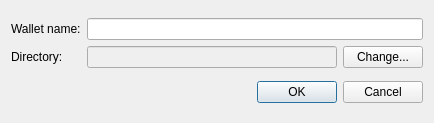
<?xml version="1.0" encoding="UTF-8"?>
<ui version="4.0">
 <class>NewWalletDialog</class>
 <widget class="QDialog" name="NewWalletDialog">
  <property name="geometry">
   <rect>
    <x>0</x>
    <y>0</y>
    <width>434</width>
    <height>123</height>
   </rect>
  </property>
  <property name="windowTitle">
   <string>New wallet</string>
  </property>
  <property name="windowIcon">
   <iconset resource="../resources/resource.qrc">
    <normaloff>:/kwallet.png</normaloff>:/kwallet.png</iconset>
  </property>
  <layout class="QVBoxLayout" name="main_layout">
   <item>
    <layout class="QGridLayout" name="grid_layout">
     <item row="1" column="0">
      <widget class="QLabel" name="label_directory">
       <property name="text">
        <string>Directory:</string>
       </property>
      </widget>
     </item>
     <item row="0" column="0">
      <widget class="QLabel" name="label_wallet">
       <property name="text">
        <string>Wallet name:</string>
       </property>
      </widget>
     </item>
     <item row="1" column="1">
      <widget class="QLineEdit" name="edit_directory">
       <property name="enabled">
        <bool>false</bool>
       </property>
      </widget>
     </item>
     <item row="0" column="1" colspan="2">
      <widget class="QLineEdit" name="edit_wallet"/>
     </item>
     <item row="1" column="2">
      <widget class="QPushButton" name="button_directory">
       <property name="text">
        <string>Change...</string>
       </property>
      </widget>
     </item>
    </layout>
   </item>
   <item>
    <widget class="QDialogButtonBox" name="button_box">
     <property name="enabled">
      <bool>true</bool>
     </property>
     <property name="orientation">
      <enum>Qt::Horizontal</enum>
     </property>
     <property name="standardButtons">
      <set>QDialogButtonBox::Cancel|QDialogButtonBox::Ok</set>
     </property>
     <property name="centerButtons">
      <bool>false</bool>
     </property>
    </widget>
   </item>
  </layout>
 </widget>
 <resources>
  <include location="../resources/resource.qrc"/>
 </resources>
 <connections>
  <connection>
   <sender>button_box</sender>
   <signal>accepted()</signal>
   <receiver>NewWalletDialog</receiver>
   <slot>accept()</slot>
   <hints>
    <hint type="sourcelabel">
     <x>216</x>
     <y>100</y>
    </hint>
    <hint type="destinationlabel">
     <x>216</x>
     <y>61</y>
    </hint>
   </hints>
  </connection>
  <connection>
   <sender>button_box</sender>
   <signal>rejected()</signal>
   <receiver>NewWalletDialog</receiver>
   <slot>reject()</slot>
   <hints>
    <hint type="sourcelabel">
     <x>216</x>
     <y>100</y>
    </hint>
    <hint type="destinationlabel">
     <x>216</x>
     <y>61</y>
    </hint>
   </hints>
  </connection>
 </connections>
</ui>
